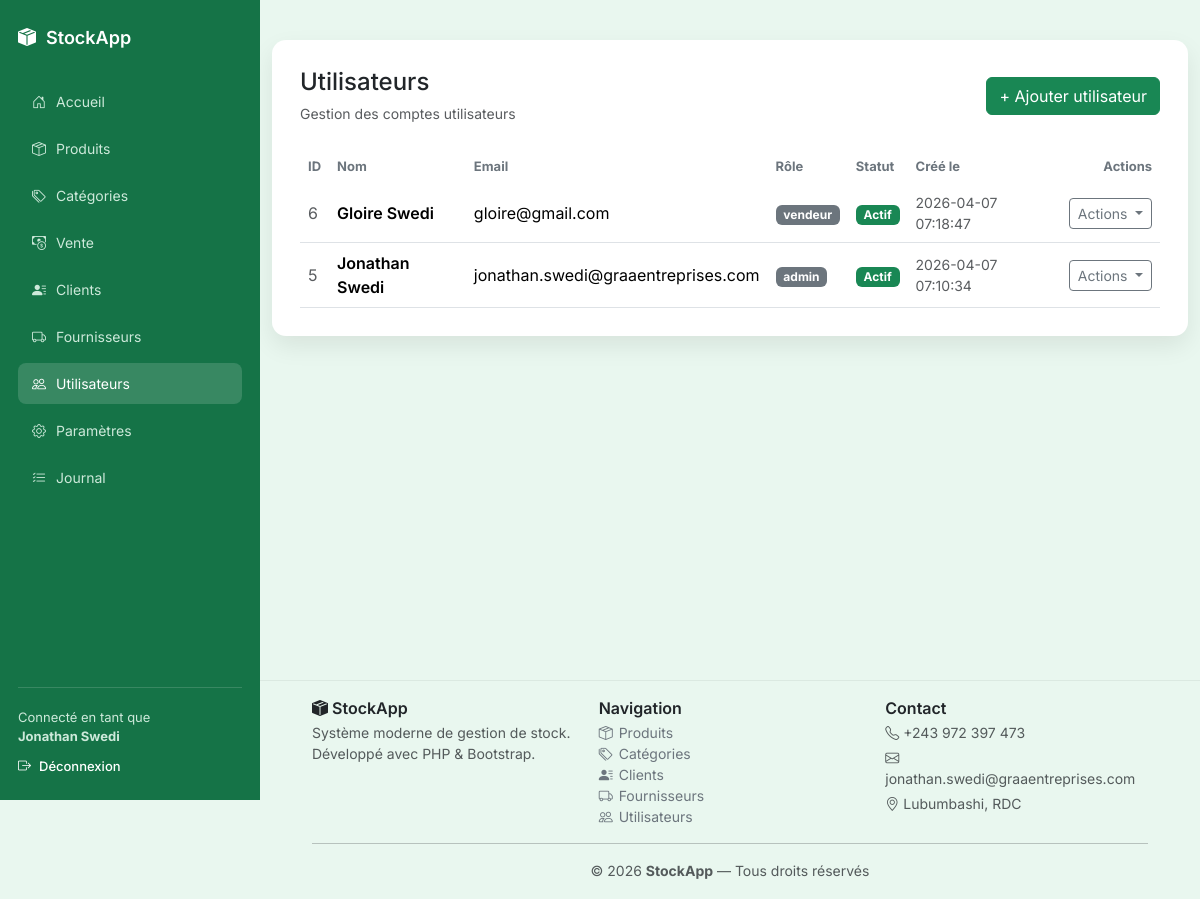
/index.php?action=users (signed in), run on an earlier commit of the app's database.
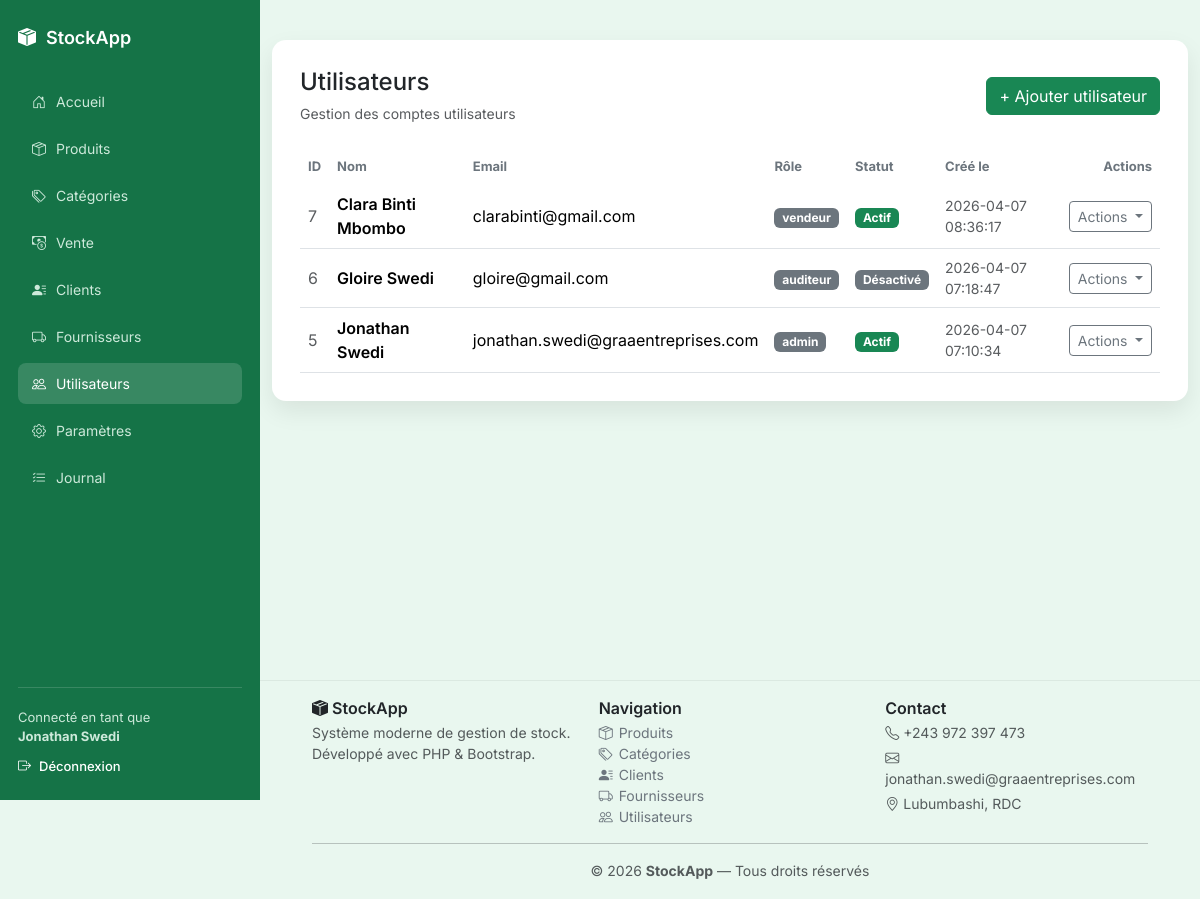
And on a later commit of the database.
### tables this page shows
CREATE TABLE `users` (
  `id` int(11) NOT NULL,
  `name` varchar(150) NOT NULL,
  `email` varchar(150) NOT NULL,
  `password` varchar(255) NOT NULL,
  `role` enum('admin','staff') DEFAULT 'staff',
  `created_at` timestamp NOT NULL DEFAULT current_timestamp(),
  `role_id` int(11) NOT NULL DEFAULT 1,
  `is_active` tinyint(1) NOT NULL DEFAULT 1
);

CREATE TABLE `roles` (
  `id` int(11) NOT NULL,
  `name` varchar(50) NOT NULL,
  `description` varchar(255) DEFAULT NULL,
  `created_at` timestamp NOT NULL DEFAULT current_timestamp()
);

### App/Controllers/ControllerUser.php (called while the page is built, shortened)
<?php
require_once './App/Models/User.php';
class ControllerUser
{
    private $userModel;
    public function __construct()
    {
        $this->userModel = new User();
    }
    public function index()
    {
        $users = $this->userModel->getAll();
        require './App/Views/User/index.php';
    }
}

### App/config/database.php (called while the page is built)
<?php
return [
    'host' => 'localhost',
    'dbname' => 'stock_app',
    'username' => 'root',
    'password' => '',
    'charset' => 'utf8'
];
?>

### App/Models/database.php (called while the page is built)
<?php
class Database
{
    private $conn = null;
    public function __construct()
    {
        if ($this->conn === null) {
            $config = require __DIR__ . '/../config/database.php';
            $host     = $config['host'];
            $dbname   = $config['dbname'];
            $username = $config['username'];
            $password = $config['password'];
            try {
                $this->conn = new PDO(
                    "mysql:host=$host;dbname=$dbname;charset=utf8",
                    $username,
                    $password
                );
                $this->conn->setAttribute(PDO::ATTR_ERRMODE, PDO::ERRMODE_EXCEPTION);
            } catch (PDOException $e) {
                die("Erreur de connexion à la base de données : " . $e->getMessage());
            }
        }
    }
    public function getConnection()
    {
        return $this->conn;
    }
}
?>

### App/Models/User.php (called while the page is built, shortened)
<?php
class User
{
    private $pdo;
    public function __construct()
    {
        $database = new Database();
        $this->pdo = $database->getConnection();
    }
    public function getAll()
    {
    $sql = "
        SELECT u.*, r.name AS role_name
        FROM users u
        LEFT JOIN roles r ON u.role_id = r.id
        ORDER BY u.id DESC
    ";
    $stmt = $this->pdo->prepare($sql);
    $stmt->execute();
    return $stmt->fetchAll(PDO::FETCH_ASSOC);
    }
}

### App/Views/User/index.php (the view, shortened to what this page needs)
<?php include 'App/Views/Layout/header.php'; ?>
<div class="content-wrapper">
<div class="container">
<div class="saas-card">
<div class="d-flex justify-content-between align-items-center mb-4">
    <div>
        <h4 class="mb-1">Utilisateurs</h4>
        <small class="text-muted">Gestion des comptes utilisateurs</small>
    </div>
    <?php if ($_SESSION['user']['role_name'] === 'admin'): ?>
        <button class="btn btn-success" data-bs-toggle="modal" data-bs-target="#createModal">
            + Ajouter utilisateur
        </button>
    <?php endif; ?>
</div>
<div class="table-responsive">
<table class="table align-middle mb-0">
<thead>
<tr>
    <th>ID</th>
    <th>Nom</th>
    <th>Email</th>
    <th>Rôle</th>
    <th>Statut</th>
    <th>Créé le</th>
    <th class="text-end">Actions</th>
</tr>
</thead>
<tbody>
<?php if (!empty($users)): ?>
<?php foreach ($users as $u): ?>
<tr>
    <td class="text-muted"><?= $u['id'] ?></td>
    <td class="fw-semibold"><?= htmlspecialchars($u['name']) ?></td>
    <td><?= htmlspecialchars($u['email']) ?></td>
    <td>
        <span class="badge bg-secondary">
            <?= htmlspecialchars($u['role_name'] ?? '—') ?>
        </span>
    </td>
    <td>
        <?php if ($u['is_active']): ?>
            <span class="badge bg-success">Actif</span>
        <?php else: ?>
            <span class="badge bg-secondary">Désactivé</span>
        <?php endif; ?>
    </td>
    <td class="small text-muted"><?= htmlspecialchars($u['created_at']) ?></td>
    <td class="text-end">
    <?php if ($_SESSION['user']['role_name'] === 'admin'): ?>
        <div class="dropdown">
            <button class="btn btn-sm btn-outline-secondary dropdown-toggle" data-bs-toggle="dropdown">
                Actions
            </button>
        </div>
    <?php else: ?>
        <span class="text-muted">—</span>
    <?php endif; ?>
    </td>
</tr>
<?php endforeach; ?>
<?php endif; ?>
</tbody>
</table>
</div>
</div>
</div>
</div>
<?php include 'App/Views/Layout/footer.php'; ?>

What changed in the data, as far as the page shows it:
added users: id "7", name "Clara Binti Mbombo", email "clarabinti@gmail.com", role.name "vendeur", is_active "Actif", created_at "2026-04-07 08:36:17"
changed users "Gloire Swedi": role.name "vendeur" → "auditeur"; is_active "Actif" → "Désactivé"
